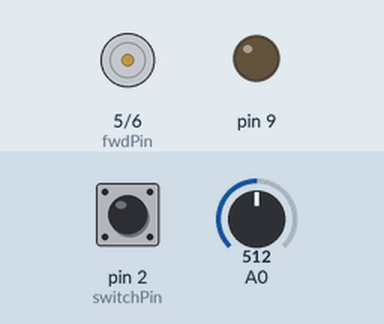
Bench run of a sketch on a simulated Arduino Uno, built with avr-gcc and run on an emulated ATmega328P. Shown: motor-driver pin pairs drawn as motors (green arrow = first pin HIGH = forward, orange = second pin HIGH = backward, longer = more drive), output pins drawn as LEDs (lit = HIGH). Inputs (shaded band) come from the test bench; at power-on: pin 2 (switchPin) HIGH, A0 = 512.

Above: at 1.2 s.
1.3 s: pin 2 (switchPin) pulled LOW for 0.15 s
At 1.37 s:
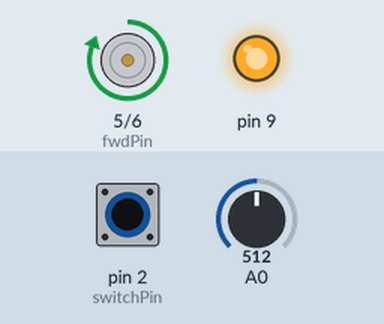
2.9 s: pin 2 (switchPin) pulled LOW for 3.2 s
At 6.9 s:
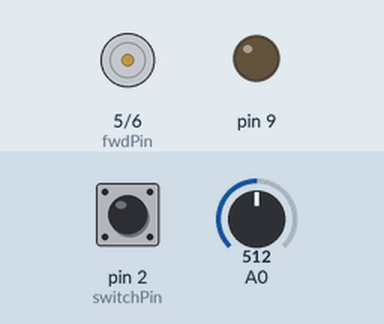
Timing chart, 0 to 8.4 s (numbered marks = the images above; inputs shaded):
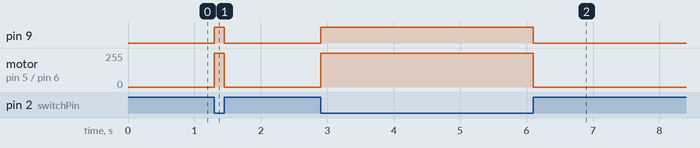

Measured:
- after the input at 1.3 s, pin 9: LOW → HIGH at once, → LOW 0.15 s later; motor on pin 5 (fwdPin) / pin 6 (revPin): stopped → forward 255/255 at once, → stopped 0.15 s later
- after the input at 2.9 s, pin 9: LOW → HIGH at once, → LOW 3.2 s later; motor on pin 5 (fwdPin) / pin 6 (revPin): stopped → forward 255/255 at once, → stopped 3.2 s later

The sketch:

puzzle02_generator.ino
```cpp
/*
  Puzzle #2: Generator
*/

int switchPin = 2;
int potentiometerIn;
int fwdPin = 5;
int revPin = 6;

void setup() {
  // put your setup code here, to run once:
   pinMode(switchPin, INPUT_PULLUP);
   pinMode(fwdPin, OUTPUT);
   pinMode(revPin, OUTPUT);
   pinMode(9, OUTPUT);
}


void loop() {
  // put your main code here, to run repeatedly:
    potentiometerIn = analogRead(A0);

   if(digitalRead(switchPin) == LOW )
  {
    digitalWrite(5, HIGH);
    digitalWrite(6, LOW);
    digitalWrite(9, HIGH);


  }
  else
  {
   digitalWrite(5, LOW);
   digitalWrite(6, LOW);
   digitalWrite(9, LOW);
  }
}
```
